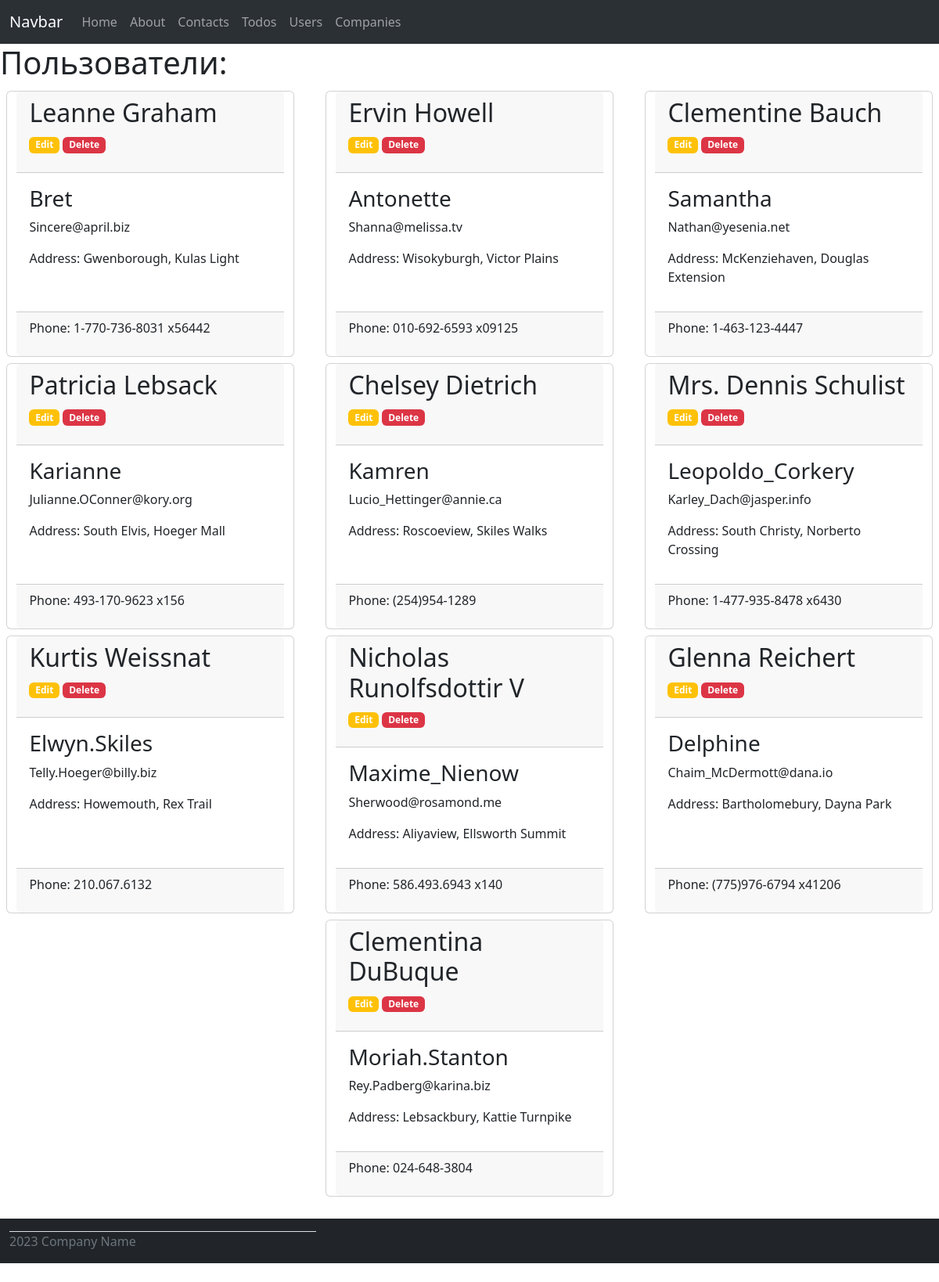
Screenshot of /users-list with the database file from the repository.
### models.py (models this page shows)
class User(db.Model):
    id = db.Column(db.Integer, primary_key=True)
    name = db.Column(db.String(80), index=True)
    username = db.Column(db.String(80), index=True, unique=True)
    email = db.Column(db.String(255), index=True, unique=True)
    street = db.Column(db.String(255))
    city = db.Column(db.String(255), index=True)
    phone = db.Column(db.String(255))
    company_id = db.Column(db.Integer, db.ForeignKey('company.id'))

### routes.py (the view)
@app.route('/users-list')
def users_list():
  users = User.query.all()  # выгружаем все компании из БД
  return render_template('users-list.html', title='Пользователи', users=users)

### templates/users-list.html
{% extends 'base.html' %}
{% block content %}
	<h1>Пользователи:</h1>
    <div class="row justify-content-around">
    {% for user in users %}
    	<div class="card my-1 mx-1" style="width: 30%">
            <div class="card-header">
                <h2>{{ user.name }} </h2>
                <p><span class="badge text-bg-warning"><a style="text-decoration: none; color: white;" href="">Edit</a></span>
                    <span class="badge text-bg-danger"><a style="text-decoration: none; color: white;" href="">Delete</a></span></p>
            </div>
            <div class="card-body">
                <h3>{{ user.username }}</h3>
                <p>{{ user.email }}</p>
                <p>Address: {{ user.city }}, {{ user.street }}</p>
            </div>
            <div class="card-footer">
                <p>Phone: {{ user.phone }}</p>
            </div>
        </div>
    {% endfor %}
    </div>
{% endblock %}

### templates/base.html (shortened to what this page needs)
<!doctype html>
<html lang="en">
<head>
    <link href="https://cdn.jsdelivr.net/npm/bootstrap@5.3.2/dist/css/bootstrap.min.css" rel="stylesheet"
>
</head>
<body>
<nav class="navbar navbar-expand-lg bg-body-tertiary" data-bs-theme="dark">
    <div class="container-fluid">
        <a class="navbar-brand" href="#">Navbar</a>
        <div class="collapse navbar-collapse" id="navbarNav">
            <ul class="navbar-nav">
                <li class="nav-item"><a class="nav-link" href="{{ url_for('index') }}">Home</a></li>
                <li class="nav-item"><a class="nav-link" href="{{ url_for('about') }}">About</a></li>
                <li class="nav-item"><a class="nav-link" href="{{ url_for('contacts') }}">Contacts</a></li>
                <li class="nav-item"><a class="nav-link" href="{{ url_for('todos') }}">Todos</a></li>
                <li class="nav-item"><a href="{{ url_for('users_list') }}" class="nav-link">Users</a></li>
                <li class="nav-item"><a href="{{ url_for('companies_list') }}" class="nav-link">Companies</a></li>
            </ul>
        </div>
    </div>
</nav>
{% block content %}
{% endblock %}
<div class="container-fluid bg-dark">
    <footer class="d-flex justify-content-between py-3 my-4 text-secondary">
        <p class="col-md-4 mb-0 border-top">2023 Company Name</p>
    </footer>
</div>
</body>
</html>

### rows the page displays
User: name "Leanne Graham", username "Bret", email "Sincere@april.biz", city "Gwenborough", street "Kulas Light", phone "1-770-736-8031 x56442"
User: name "Ervin Howell", username "Antonette", email "Shanna@melissa.tv", city "Wisokyburgh", street "Victor Plains", phone "010-692-6593 x09125"
User: name "Clementine Bauch", username "Samantha", email "Nathan@yesenia.net", city "McKenziehaven", street "Douglas Extension", phone "1-463-123-4447"
User: name "Patricia Lebsack", username "Karianne", email "Julianne.OConner@kory.org", city "South Elvis", street "Hoeger Mall", phone "493-170-9623 x156"
User: name "Chelsey Dietrich", username "Kamren", email "Lucio_Hettinger@annie.ca", city "Roscoeview", street "Skiles Walks", phone "(254)954-1289"
User: name "Mrs. Dennis Schulist", username "Leopoldo_Corkery", email "Karley_Dach@jasper.info", city "South Christy", street "Norberto Crossing", phone "1-477-935-8478 x6430"
User: name "Kurtis Weissnat", username "Elwyn.Skiles", email "Telly.Hoeger@billy.biz", city "Howemouth", street "Rex Trail", phone "210.067.6132"
User: name "Nicholas Runolfsdottir V", username "Maxime_Nienow", email "Sherwood@rosamond.me", city "Aliyaview", street "Ellsworth Summit", phone "586.493.6943 x140"
User: name "Glenna Reichert", username "Delphine", email "Chaim_McDermott@dana.io", city "Bartholomebury", street "Dayna Park", phone "(775)976-6794 x41206"
User: name "Clementina DuBuque", username "Moriah.Stanton", email "Rey.Padberg@karina.biz", city "Lebsackbury", street "Kattie Turnpike", phone "024-648-3804"
